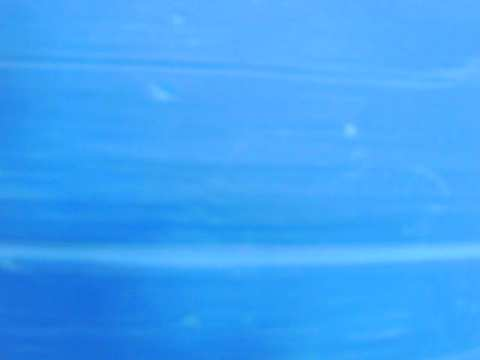
#> input picture vision/tests/fixtures/blue-board-close.jpg, 480 x 360 px
$ python -i classic_detection.py   (imports and definitions only)
#> lines starting #> are read from the running program, lines starting #| are printed output that depends on the picture; after the words box and inside, x2 and y2 are one past the last pixel; in counts of white or black regions, pixels touching at a corner belong together
### vision/src/carvision/cone_shapes.py
"""Conservative color/shape candidates for small upright red or blue cones.

The tapered silhouette needs enough pixels to be inspected. These candidates
are observation evidence, not calibrated positions or proof of clear ground.
"""

import cv2
import numpy as np

from .results import Detection


def cone_candidates(hsv):
    h, w = hsv.shape[:2]
    # Cone blue must be separated from cyan/green ground. Board detection keeps
    # its own broader color range, including nearby occluding panels.
    masks = (
        cv2.inRange(hsv, (100, 110, 50), (135, 255, 255)),
        cv2.bitwise_or(cv2.inRange(hsv, (0, 110, 50), (10, 255, 255)),
                      cv2.inRange(hsv, (170, 110, 50), (179, 255, 255))),
    )
    found = []
    for mask in masks:
        mask = cv2.morphologyEx(mask, cv2.MORPH_OPEN, np.ones((3, 3), np.uint8))
        contours, _ = cv2.findContours(mask, cv2.RETR_EXTERNAL, cv2.CHAIN_APPROX_SIMPLE)
        for contour in contours:
            x, y, bw, bh = cv2.boundingRect(contour)
            area = cv2.contourArea(contour)
            if x <= 1 or y <= 1 or x + bw >= w - 1 or y + bh >= h - 1:
                continue
            # Tiny patches cannot support a reliable taper measurement.
            if bw < max(8, w * .02) or bh < max(12, h * .035):
                continue
            if not (.00015 <= area / (w * h) <= .025 and y + bh >= h * .4
                    and .9 <= bh / bw <= 3.5 and .35 <= area / (bw * bh) <= .8):
                continue
            hull_area = cv2.contourArea(cv2.convexHull(contour))
            if hull_area <= 0 or area / hull_area < .82:
                continue
            silhouette = np.zeros((bh, bw), np.uint8)
            local_contour = contour - np.array([[[x, y]]], dtype=contour.dtype)
            cv2.drawContours(silhouette, [local_contour], -1, 1, -1)
            widths = np.count_nonzero(silhouette, axis=1)
            # Ground reflections can join the base and extend a narrow tail.
            # Measure taper relative to the broad base, not that unstable tail.
            # A circle's widest band is midway down, unlike an upright cone.
            broad_rows = np.flatnonzero(widths >= .9 * widths.max())
            base_row = int(np.median(broad_rows))
            if base_row < bh * .55:
                continue
            body_height = base_row + 1
            upper = float(np.mean(widths[round(body_height * .1):round(body_height * .3)]))
            lower = float(np.mean(widths[round(body_height * .8):body_height]))
            # Rounded or slightly blurred tips need not narrow to a point.
            if lower < upper * 1.5:
                continue
            found.append(Detection('cone', .6, [x, y, x + bw, y + bh]))
    return found

### vision/src/carvision/traffic_lamps.py
"""Conservative image cues for a horizontal red/amber/green fixture.

Two colored circular lenses anchor the layout. A washed-out third lens still
needs its own colored rim; a white patch at an expected position is not a lamp.
These experimental cues do not authorize vehicle motion.
"""

from itertools import combinations

import cv2
import numpy as np


def _color(hue, index):
    # Warm flare shifts dark red toward orange and green toward yellow-green.
    # These ranges intentionally overlap; the three-lens layout, colored rims
    # and emission contrast must agree before assigning any active signal.
    if index == 0:
        return (hue <= 15) | (hue >= 170)
    if index == 1:
        # Unlit amber plastic can look orange, especially under a red lamp.
        return (hue >= 8) & (hue <= 38)
    return (hue >= 32) & (hue <= 90)


def _anchors(hsv, index):
    hue, sat, val = cv2.split(hsv)
    mask = (_color(hue, index) & (sat >= 90) & (val >= 50)).astype('uint8') * 255
    mask = cv2.morphologyEx(mask, cv2.MORPH_CLOSE, np.ones((3, 3), np.uint8))
    contours, _ = cv2.findContours(mask, cv2.RETR_EXTERNAL, cv2.CHAIN_APPROX_SIMPLE)
    anchors = []
    for contour in contours:
        x, y, w, h = cv2.boundingRect(contour)
        area = cv2.contourArea(contour)
        if (min(w, h) >= 6 and max(w, h) <= min(hsv.shape[0] * .9, hsv.shape[1] / 3)
                and .65 <= w / h <= 1.55 and area >= .5 * w * h):
            anchors.append((x + (w-1)/2, y + (h-1)/2, (w+h)/4, area))
    return sorted(anchors, key=lambda a: a[3], reverse=True)[:12]


# [38 lines left out: function _lens, not called in this run]


def horizontal_lamp_groups(hsv):
    """Return geometrically supported groups without assuming which lamp is on."""
    anchors = [_anchors(hsv, i) for i in range(3)]
    groups = []
    for i, j in combinations(range(3), 2):
        for first in anchors[i]:
            for second in anchors[j]:
                dx, dy = (second[0]-first[0])/(j-i), (second[1]-first[1])/(j-i)
                radius = (first[2]+second[2])/2
                if (max(first[2], second[2])/min(first[2], second[2]) > 1.7
                        or not 1.8*radius <= dx <= 6*radius or abs(dy) > radius*.8):
                    continue
                centers = [(first[0]+(k-i)*dx, first[1]+(k-i)*dy) for k in range(3)]
                if any(max(np.hypot(x-u, y-v) for (x, y), (u, v) in zip(centers, g['centers']))
                       < radius*.6 for g in groups):
                    continue
                lenses = [_lens(hsv, center, radius, k) for k, center in enumerate(centers)]
                if any(lens is None for lens in lenses):
                    continue
                pad = radius * 1.7
                bbox = [int(np.floor(min(x for x, _ in centers)-pad)),
                        int(np.floor(min(y for _, y in centers)-pad)),
                        int(np.ceil(max(x for x, _ in centers)+pad+1)),
                        int(np.ceil(max(y for _, y in centers)+pad+1))]
                groups.append({'centers': centers, 'radius': radius, 'bbox': bbox, 'lenses': lenses})
    return groups


# [15 lines left out: function group_light_state, not called in this run]

### vision/src/carvision/crosswalk.py
"""Inspectable paper-row candidates. Pixels are never silently converted to metres.

This detector is shared by the existing preview and the crosswalk lab. Scores
are heuristic; it is not a field-verified autonomous measurement source.
"""
import json
import math
from dataclasses import asdict, dataclass
from pathlib import Path

import cv2
import numpy as np

from .temporal import TimedConfirmation


@dataclass
class CrosswalkVisionConfig:
    roi_top: float = .4
    white_s_max: int = 100
    white_v_min: int = 170
    min_stripes: int = 3
    min_area_fraction: float = .0004
    max_area_fraction: float = .06
    min_row_width_fraction: float = .20
    confirm_ms: float = 200
    max_gap_ms: float = 250
    min_clipped_height_fraction: float = .06

    def validate(self):
        for key, value in asdict(self).items():
            if type(value) not in (int, float) or not math.isfinite(value):
                raise ValueError(f"{key} must be finite numeric")
        if not 0 <= self.roi_top < .9:
            raise ValueError("roi_top must be in [0, .9)")
        if any(type(v) is not int or not 0 <= v <= 255 for v in (self.white_s_max, self.white_v_min)):
            raise ValueError("HSV S/V limits must be integer 0..255")
        if type(self.min_stripes) is not int or not 3 <= self.min_stripes <= 20:
            raise ValueError("min_stripes must be integer 3..20")
        if not 0 < self.min_area_fraction < self.max_area_fraction < 1:
            raise ValueError("invalid contour area limits")
        if not 0 < self.min_row_width_fraction < 1 or self.confirm_ms <= 0 or self.max_gap_ms <= 0:
            raise ValueError("invalid row width or confirmation timing")
        if not .04 <= self.min_clipped_height_fraction <= .3:
            raise ValueError("invalid clipped stripe height")
        return self


# [5 lines left out: function load_crosswalk_config, not called in this run]


class CrosswalkDetector:
    status = "experimental_color_shape"

    def __init__(self, config=None):
        self.config = (config or CrosswalkVisionConfig()).validate()
        self.confirm = TimedConfirmation(self.config.confirm_ms, self.config.max_gap_ms)

    def detect(self, image, timestamp_ms=None):
        h, w = image.shape[:2]
        c = self.config
        hsv = cv2.cvtColor(image, cv2.COLOR_BGR2HSV)
        mask = cv2.inRange(hsv, (0, 0, c.white_v_min), (179, c.white_s_max, 255))
        mask[:round(h * c.roi_top)] = 0
        contours, _ = cv2.findContours(mask, cv2.RETR_EXTERNAL, cv2.CHAIN_APPROX_SIMPLE)
        patches = []
        for contour in contours:
            x, y, bw, bh = cv2.boundingRect(contour)
            area = cv2.contourArea(contour)
            vertices = len(cv2.approxPolyDP(contour, .04 * cv2.arcLength(contour, True), True))
            a, b = cv2.minAreaRect(contour)[1]
            clipped_bottom = y + bh >= h - 1
            if (bw >= 8 and bh >= max(6, h * .02) and .3 <= bw / bh <= 6
                    and c.min_area_fraction <= area / (w * h) <= c.max_area_fraction
                    and area >= .30 * bw * bh and a * b > 0 and area >= .5 * a * b
                    and 4 <= vertices <= 6 and y > h * c.roi_top
                    and (not clipped_bottom or bh >= c.min_clipped_height_fraction * h)):
                patches.append((x, y, bw, bh))
        rows = []
        for base in patches:
            cy = base[1] + base[3] / 2
            row = sorted([p for p in patches
                          if abs(p[1] + p[3] / 2 - cy) < max(base[3], p[3]) * .6
                          and max(base[3], p[3]) / min(base[3], p[3]) < 3], key=lambda p: p[0])
            if len(row) < c.min_stripes:
                continue
            spacing = [(r[0] + r[2] / 2) - (l[0] + l[2] / 2) for l, r in zip(row, row[1:])]
            if not all(.6 * (l[2] + r[2]) / 2 <= gap <= 4 * (l[2] + r[2]) / 2
                       for l, r, gap in zip(row, row[1:], spacing)):
                continue
            x1, y1 = min(p[0] for p in row), min(p[1] for p in row)
            x2, y2 = max(p[0] + p[2] for p in row), max(p[1] + p[3] for p in row)
            if x2 - x1 > w * c.min_row_width_fraction:
                rows.append(([x1, y1, x2, y2], row))
        # Clipped, substantial stripes can support presence, not a near-edge
        # distance. Tiny tips remain rejected by minimum clipped height.
        selected = max(rows, key=lambda item: item[0][3]) if rows else None
        candidate = selected is not None
        clipped = candidate and any(p[1] + p[3] >= h - 1 for p in selected[1])
        presence = self.confirm.update("present" if candidate else "absent", timestamp_ms)
        return {"candidate": candidate, "presence": presence,
                "detector_status": self.status, "score": .6 if candidate else 0,
                "bbox_xyxy": selected[0] if candidate else None,
                "stripes_xywh": [list(p) for p in selected[1]] if candidate else [],
                "bottom_clipped": bool(clipped),
                "far_edge_y_normalized": float(np.median([p[1] for p in selected[1]])) / (h - 1) if candidate else None,
                "near_edge_y_normalized": (selected[0][3] - 1) / (h - 1) if candidate and not clipped else None,
                "distance_m": None, "metric_valid": False,
                "reason": ("clipped_paper_row_presence_only" if clipped else "paper_row_candidate")
                          if candidate else "no_paper_row"}, mask

### vision/src/carvision/temporal.py
"""Time-based evidence, using media time offline and receipt time live."""


class TimedConfirmation:
    def __init__(self, confirm_ms, max_gap_ms):
        self.confirm_ms = confirm_ms
        self.max_gap_ms = max_gap_ms
        self.reset()

    def reset(self):
        self.candidate = None
        self.since = None
        self.last = None

    def update(self, value, timestamp_ms):
        if value == "unknown" or timestamp_ms is None:
            self.reset()
            return "unknown"
        if self.last is not None and (timestamp_ms <= self.last or timestamp_ms-self.last > self.max_gap_ms):
            self.reset()
        if value != self.candidate:
            self.candidate, self.since = value, timestamp_ms
        self.last = timestamp_ms
        return value if timestamp_ms-self.since >= self.confirm_ms else "unknown"

### vision/src/carvision/classic_detection.py
"""Fast, experimental race candidates from color and shape, without weights.

Scores here are heuristics, not calibrated probabilities. Track colors,
shadows and viewing distance can confuse these cues. They support field data
collection and must not alone become board-removal or free-space evidence.
"""

import cv2
import numpy as np

from .results import Detection
from .cone_shapes import cone_candidates
from .traffic_lamps import horizontal_lamp_groups
from .crosswalk import CrosswalkDetector


class ClassicRaceDetector:
    status = 'experimental_color_shape'

    def detect(self, image):
        h, w = image.shape[:2]
        hsv = cv2.cvtColor(image, cv2.COLOR_BGR2HSV)
        masks = {
            'blue': cv2.inRange(hsv, (90, 90, 50), (135, 255, 255)),
            'red': cv2.bitwise_or(cv2.inRange(hsv, (0, 90, 50), (10, 255, 255)),
                                 cv2.inRange(hsv, (170, 90, 50), (179, 255, 255))),
            'yellow': cv2.inRange(hsv, (15, 90, 50), (38, 255, 255)),
            'green': cv2.inRange(hsv, (40, 90, 50), (90, 255, 255)),
        }
        detections = []
        for color in ('blue', 'red'):
            mask = cv2.morphologyEx(masks[color], cv2.MORPH_OPEN, np.ones((3, 3), np.uint8))
            contours, _ = cv2.findContours(mask, cv2.RETR_EXTERNAL, cv2.CHAIN_APPROX_SIMPLE)
            for contour in contours:
                area = cv2.contourArea(contour)
                x, y, bw, bh = cv2.boundingRect(contour)
                if bw < 6 or bh < 6:
                    continue
                fraction = area / (w * h)
                fill = area / (bw * bh)
                aspect = bh / bw
                vertices = len(cv2.approxPolyDP(contour, .04 * cv2.arcLength(contour, True), True))
                clipped = x <= 1 or y <= 1 or x + bw >= w - 1 or y + bh >= h - 1
                normal_board = (not clipped and fraction >= .004 and bh / h >= .18
                                and .5 <= aspect <= 2.5 and fill >= .75 and 4 <= vertices <= 6)
                # A nearby panel can extend beyond the field of view. A large,
                # connected, solid blue region is still an occluding-board cue;
                # unseen edges must not turn it into evidence of board removal.
                # Color alone remains ambiguous (e.g. blue floor/wall), so this
                # is experimental observation evidence, never launch authority.
                near_board = (clipped and fraction >= .25 and bw / w >= .55
                              and bh / h >= .35 and fill >= .85 and 4 <= vertices <= 6)
                if color == 'blue' and (normal_board or near_board):
                    detections.append(Detection('blue_board', .55 if clipped else .65, [x, y, x + bw, y + bh]))

        detections.extend(cone_candidates(hsv))

        # Preserve three-lens structure even when the lit lens has a white core.
        for group in horizontal_lamp_groups(hsv):
            detections.append(Detection('traffic_light', .65, group['bbox']))

        crosswalk, _ = CrosswalkDetector().detect(image)
        if crosswalk['candidate']:
            detections.append(Detection('crosswalk', crosswalk['score'], crosswalk['bbox_xyxy']))
        # Remove duplicate lamps while keeping ambiguity between real candidates.
        unique = {(d.label, tuple(d.bbox_xyxy)): d for d in detections}
        return list(unique.values())

>>> import cv2
>>> picture = cv2.imread('../../tests/fixtures/blue-board-close.jpg')
#> picture is the input picture: shape (360, 480, 3); mean B, G, R 247.1, 162.2, 62.1
>>> result = ClassicRaceDetector().detect(picture)
#> in detect, `hsv = cv2.cvtColor(image, cv2.COLOR_BGR2HSV)`: hsv: shape (360, 480, 3); mean H, S, V 103.8, 191.6, 247.1
#> the loop in detect, `for color in ('blue', 'red'):` made 2 passes
#> contours on pass 1: [[[0, 0], [0, 359], [479, 359], [479, 0]]]
#> after the loop in detect, `for color in ('blue', 'red'):`: detections = 1 item
#> the loop in cone_candidates, `for mask in masks:` made 2 passes
#> after the loop in cone_candidates, `for mask in masks:`: found = []
#> in _anchors, `hue, sat, val = cv2.split(hsv)`:
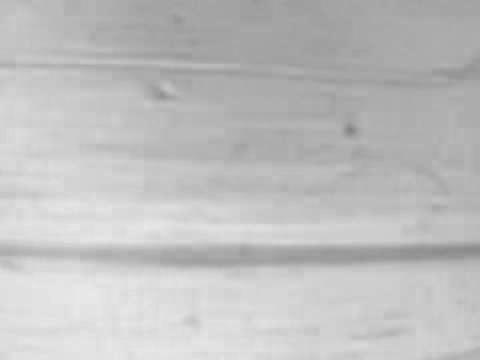
#> sat: shape (360, 480); min 129, max 233, mean 191.6
#> in _anchors, `hue, sat, val = cv2.split(hsv)`:
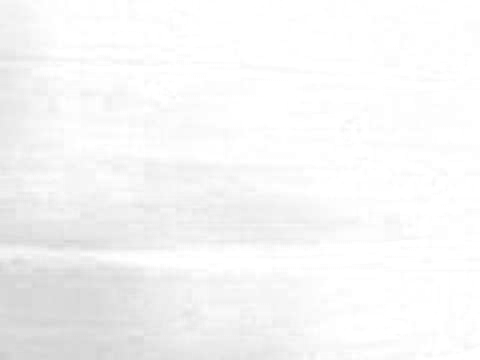
#> val: shape (360, 480); min 206, max 255, mean 247.1
#> in horizontal_lamp_groups, `anchors = [_anchors(hsv, i) for i in range(3)]`: anchors = [[], [], []]
#> the loop in validate, `for key, value in asdict(self).items():` made 10 passes
#> (key, value) on passes 1 to 10: ('roi_top', 0.4), ('white_s_max', 100), ('white_v_min', 170), ('min_stripes', 3), ('min_area_fraction', 0.0004), ('max_area_fraction', 0.06), ('min_row_width_fraction', 0.2), ('confirm_ms', 200), ('max_gap_ms', 250), ('min_clipped_height_fraction', 0.06)
#> in detect, `contours, _ = cv2.findContours(mask, cv2.RETR_EXTERNAL, cv2.CHAIN_APPR..`: contours = []
#> in detect, `candidate = selected is not None`: candidate = False
#> in detect, `presence = self.confirm.update("present" if candidate else "absent", t..`: presence = 'unknown'
#> in detect, `crosswalk, _ = CrosswalkDetector().detect(image)`: crosswalk = 12 items
#> in detect, `unique = {(d.label, tuple(d.bbox_xyxy)): d for d in detections}`: unique = 1 item
#> result = 1 item

$ run again, on vision/tests/fixtures/cone-primary-a.jpg
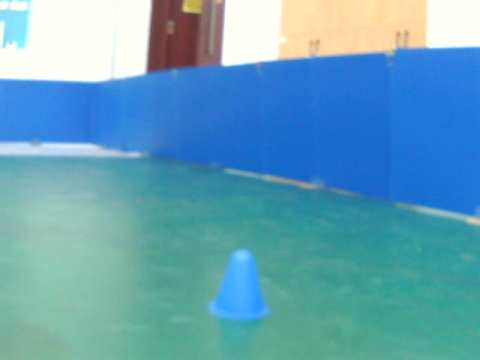
#> input picture vision/tests/fixtures/cone-primary-a.jpg, 480 x 360 px
#> picture is the input picture: shape (360, 480, 3); mean B, G, R 184.2, 161.3, 99.9
#> hsv: shape (360, 480, 3); mean H, S, V 84.8, 134.5, 195.2
#> the loop in detect, `for color in ('blue', 'red'):` made 2 passes
#> pass 1, in detect, `mask = cv2.morphologyEx(masks[color], cv2.MORPH_OPEN, np.ones((3, 3), ..`:
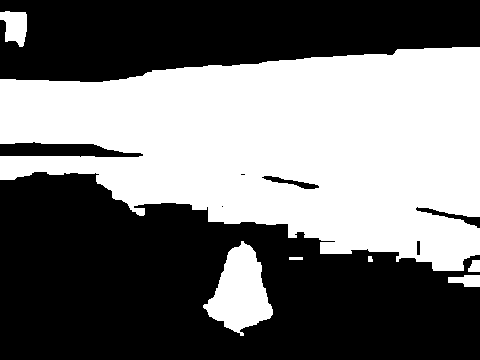
#> mask: shape (360, 480); 45.1% white; 7 white regions, largest, box (x1, y1, x2, y2) and area: (0, 47, 480, 271) 73093, (203, 241, 273, 336) 3707, (0, 11, 27, 47) 699
#> after the loop in detect, `for color in ('blue', 'red'):`: detections = []
#> the loop in cone_candidates, `for mask in masks:` made 2 passes
#> after the loop in cone_candidates, `for mask in masks:`: found = 1 item
#> in _anchors, `contours, _ = cv2.findContours(mask, cv2.RETR_EXTERNAL, cv2.CHAIN_APPR..`: contours = 5 contours, 4 with area under 20; largest, box (x1, y1, x2, y2) and area: (150, 0, 202, 68) 2612
#> in _anchors (call 2), `contours, _ = cv2.findContours(mask, cv2.RETR_EXTERNAL, cv2.CHAIN_APPR..`: contours = 14 contours, 8 with area under 20; largest, box (x1, y1, x2, y2) and area: (368, 0, 424, 48) 891, (180, 0, 205, 16) 312, (307, 32, 325, 52) 156, (336, 0, 347, 35) 132, (334, 32, 366, 50) 40, (288, 50, 305, 54) 32
#> in _anchors (call 3), `contours, _ = cv2.findContours(mask, cv2.RETR_EXTERNAL, cv2.CHAIN_APPR..`: contours = 11 contours, 9 with area under 20; largest, box (x1, y1, x2, y2) and area: (110, 198, 480, 360) 45268, (225, 200, 254, 202) 28
#> anchors = [[(175.5, 33.5, 30, 2612.5)], [], []]
#> after the loop in detect, `for group in horizontal_lamp_groups(hsv):`: detections = 1 item
#> the loop in validate, `for key, value in asdict(self).items():` made 10 passes
#> (key, value) on passes 1 to 8: ('roi_top', 0.4), ('white_s_max', 100), ('white_v_min', 170), ('min_stripes', 3), ('min_area_fraction', 0.0004), ('max_area_fraction', 0.06), ('min_row_width_fraction', 0.2), ('confirm_ms', 200)
#> in detect, `mask[:round(h * c.roi_top)] = 0`:
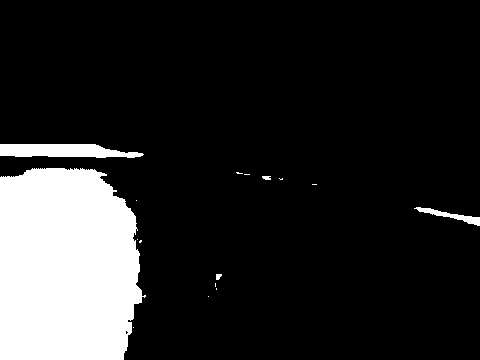
#> mask: shape (360, 480); 15.5% white; 16 white regions (11 under 20 px)
#> in detect, `contours, _ = cv2.findContours(mask, cv2.RETR_EXTERNAL, cv2.CHAIN_APPR..`: contours = 16 contours, 13 with area under 20; largest, box (x1, y1, x2, y2) and area: (0, 168, 146, 360) 24391, (0, 144, 144, 158) 1394, (414, 207, 480, 226) 282
#> the loop in detect, `for contour in contours:` made 16 passes
#> (x, y, bw, bh, area, vertices, a, b) on passes 8, 15, 16: (414, 207, 66, 19, 282, 3, 8.23, 67), (0, 168, 146, 192, 24391, 5, 191, 145), (0, 144, 144, 14, 1394.5, 2, 12.99, 143.1)
#> after the loop in detect, `for contour in contours:`: patches = []
#> candidate = False
#> presence = 'unknown'
#> crosswalk = 12 items
#> unique = 1 item
